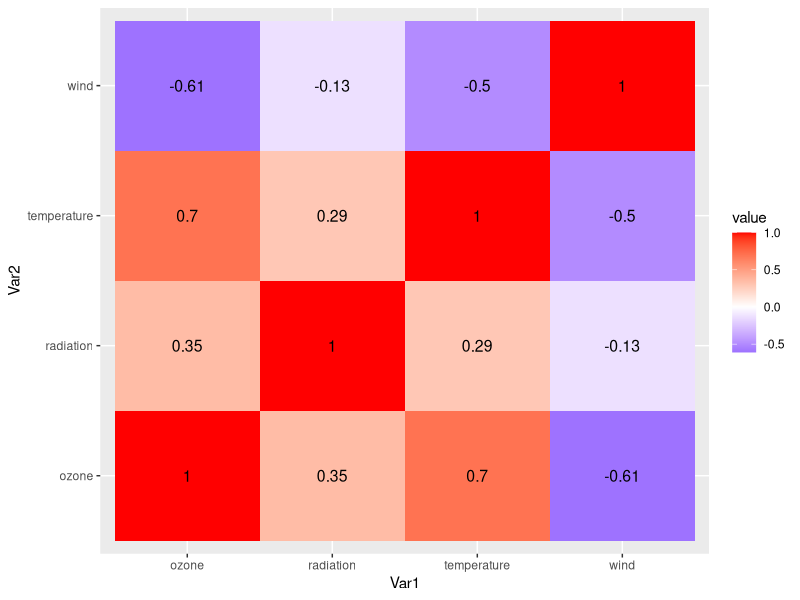

Reproduce this figure in R.
#install package and import library
install.packages("lattice")
library(lattice)
#load data
data(environmental)
data <-environmental
head(data)

#correlation matrix of data, round each value to 2 decimal places
corr_mat <- round(cor(data),2)
print(corr_mat)
View(corr_mat)

#feature selection----------------------------------------------------
#install package and import library
install.packages("lattice")
library(lattice)
#load data
data(environmental)
data <-environmental
head(data)

#correlation matrix of data, round each value to 2 decimal places
corr_mat <- round(cor(data),2)
head(corr_mat)

# Reshape correlation matrix
install.packages("reshape2")
library(reshape2)

melted_corr_mat <- melt(corr_mat)
View(melted_corr_mat)

# plotting the correlation heatmap
library(ggplot2)
ggplot(data = melted_corr_mat, aes(x = Var1, y = Var2, fill = value)) +  geom_tile() +geom_text(aes(label = round(value, 2)), color = "black", size = 4) +  scale_fill_gradient2(low = "blue", mid = "white", high = "red", midpoint = 0)
